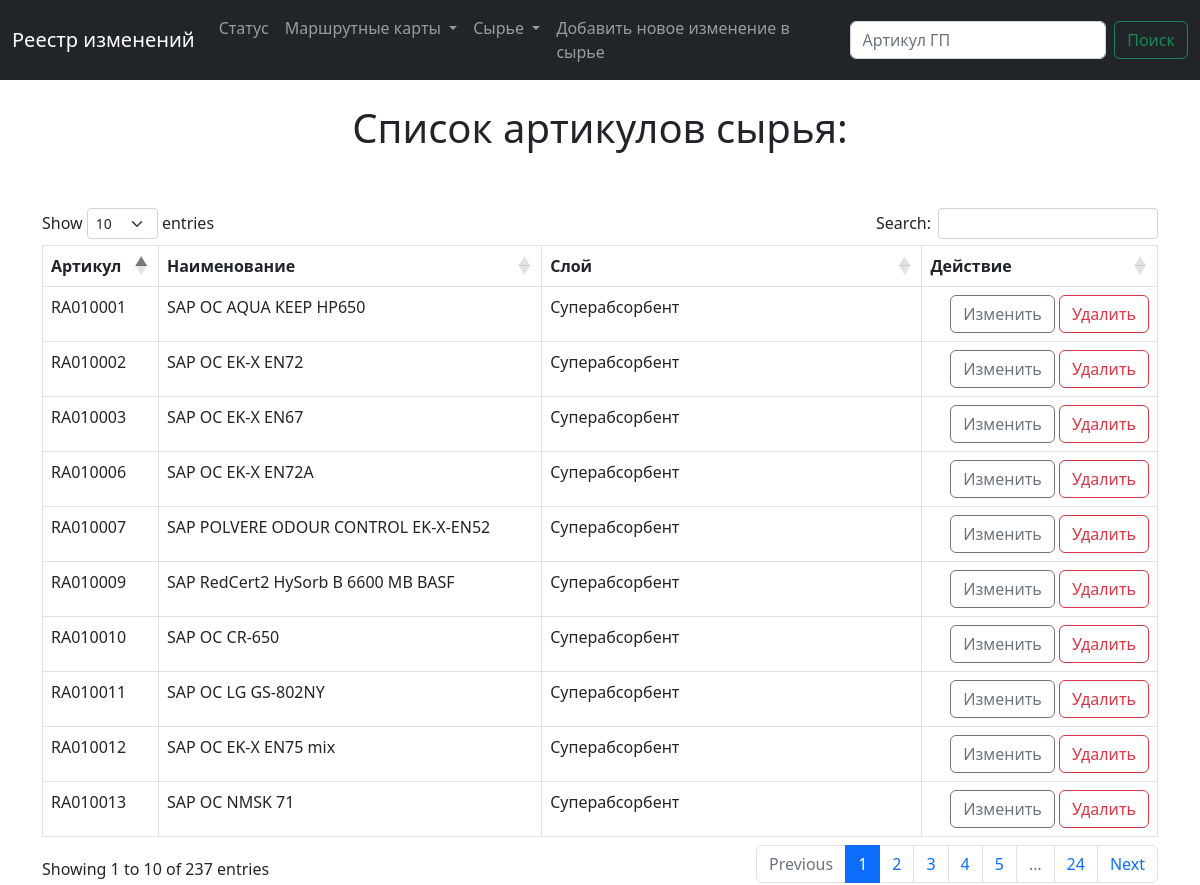
The app's page /list_raw with its own data.
### main/models.py (models this page shows, shortened)
class Raw (models.Model):
    num = models.CharField(max_length=200)  # артикул сырья
    name = models.CharField(max_length=200)  # наименование
    layer = models.CharField(max_length=200)  # навзвание слоя на русском

### main/views.py (the view)
# urls.py: path('list_raw', views.list_raw, name='list_raw'),
def list_raw(request):
    raws = Raw.objects.all()
    return render(request, 'main/list_raw.html', {'raws': raws})

### main/templates/main/list_raw.html (shortened to what this page needs)
{% extends 'main/base.html' %}
{% block content%}
{% if raws %}
<br>
<center>
<h1> Cписок артикулов сырья: </h1>
</center>
<br>
<br>
<div class="container">
    <table id="example" class="table table-bordered" style="width:100%">
        <thead>
            <tr style="font-weight:bold">
                <td>Артикул</td>
                <td>Наименование</td>
                <td>Слой</td>
                <td>Действие</td>
            </tr>
        </thead>
            <tr>
                {% for raw in raws %}
                <td>{{ raw.num }}</td>
                <td>{{ raw.name }}</td>
                <td>{{ raw.layer }}</td>
                <td align="right">
                    <div class="btn-group" role="group" aria-label="Basic example">
                        <a href="{% url 'update_raw' raw.id %}" type="button" class="btn btn-outline-secondary">Изменить</a>
                    </div>
                    <div class="btn-group" role="group" aria-label="Basic example">
                        <a href="{% url 'delete_raw' raw.id %}" type="button" class="btn btn-outline-danger">Удалить</a>
                    </div>
                </td>
            </tr>
            {% endfor %}
    </table>
</div>
{% endif %}
{%endblock%}

### records on screen
Raw: num "RA010002", name "SAP OC EK-X EN72", layer "Суперабсорбент"
Raw: num "RA010003", name "SAP OC EK-X EN67", layer "Суперабсорбент"
Raw: num "RA010006", name "SAP OC EK-X EN72A", layer "Суперабсорбент"
Raw: num "RA010001", name "SAP OC AQUA KEEP HP650", layer "Суперабсорбент"
Raw: num "RA010007", name "SAP POLVERE ODOUR CONTROL EK-X-EN52", layer "Суперабсорбент"
Raw: num "RA010009", name "SAP RedCert2 HySorb B 6600 MB BASF", layer "Суперабсорбент"
Raw: num "RA010010", name "SAP OC CR-650", layer "Суперабсорбент"
Raw: num "RA010011", name "SAP OC LG GS-802NY", layer "Суперабсорбент"
Raw: num "RA010012", name "SAP OC EK-X EN75 mix", layer "Суперабсорбент"
Raw: num "RA010013", name "SAP OC NMSK 71", layer "Суперабсорбент"
